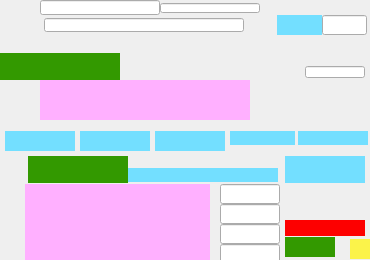
<?xml version="1.0" ?>
<ui version="4.0">
  <class>sscan-R2-11-1-scanAux</class>
  <widget class="QWidget" name="screen">
    <property name="geometry">
      <rect>
        <x>895</x>
        <y>54</y>
        <width>370</width>
        <height>260</height>
      </rect>
    </property>
    <property name="styleSheet">
      <string notr="true">QWidget#screen {
  color: rgb(249, 218, 60);
  background-color: rgb(200, 200, 200);
  }</string>
    </property>
    <property name="windowTitle">
      <string>sscan-R2-11-1-scanAux</string>
    </property>
    <widget class="QWidget" name="rectangle_70">
      <property name="geometry">
        <rect>
          <x>0</x>
          <y>0</y>
          <width>370</width>
          <height>35</height>
        </rect>
      </property>
      <property name="styleSheet">
        <string notr="true">QWidget#rectangle_70 {
  color: rgb(158, 158, 158);
  }</string>
      </property>
      <property name="toolTip">
        <string>TBA widget: rectangle_70</string>
      </property>
    </widget>
    <widget class="QWidget" name="rectangle_71">
      <property name="geometry">
        <rect>
          <x>0</x>
          <y>35</y>
          <width>370</width>
          <height>15</height>
        </rect>
      </property>
      <property name="styleSheet">
        <string notr="true">QWidget#rectangle_71 {
  color: rgb(255, 255, 255);
  }</string>
      </property>
      <property name="toolTip">
        <string>TBA widget: rectangle_71</string>
      </property>
    </widget>
    <widget class="QWidget" name="rectangle_72">
      <property name="geometry">
        <rect>
          <x>0</x>
          <y>0</y>
          <width>370</width>
          <height>35</height>
        </rect>
      </property>
      <property name="styleSheet">
        <string notr="true">QWidget#rectangle_72 {
  color: rgb(60, 180, 32);
  }</string>
      </property>
      <property name="toolTip">
        <string>TBA widget: rectangle_72</string>
      </property>
    </widget>
    <widget class="QWidget" name="rectangle_73">
      <property name="geometry">
        <rect>
          <x>0</x>
          <y>0</y>
          <width>370</width>
          <height>35</height>
        </rect>
      </property>
      <property name="styleSheet">
        <string notr="true">QWidget#rectangle_73 {
  color: rgb(225, 144, 21);
  }</string>
      </property>
      <property name="toolTip">
        <string>TBA widget: rectangle_73</string>
      </property>
    </widget>
    <widget class="PyDMLineEdit" name="text_update_87">
      <property name="geometry">
        <rect>
          <x>322</x>
          <y>15</y>
          <width>45</width>
          <height>20</height>
        </rect>
      </property>
      <property name="styleSheet">
        <string notr="true">PyDMLineEdit#text_update_87 {
  color: rgb(153, 255, 255);
  background-color: rgb(158, 158, 158);
  }</string>
      </property>
      <property name="toolTip">
        <string>PV: ${P}${S}.CPT</string>
      </property>
      <property name="readOnly">
        <bool>true</bool>
      </property>
      <property name="channel" stdset="0">
        <string>ca://${P}${S}.CPT</string>
      </property>
    </widget>
    <widget class="QWidget" name="text_entry_95">
      <property name="geometry">
        <rect>
          <x>277</x>
          <y>15</y>
          <width>45</width>
          <height>20</height>
        </rect>
      </property>
      <property name="styleSheet">
        <string notr="true">QWidget#text_entry_95 {
  color: rgb(0, 0, 0);
  background-color: rgb(115, 223, 255);
  }</string>
      </property>
      <property name="toolTip">
        <string>TBA widget: text_entry_95</string>
      </property>
    </widget>
    <widget class="QWidget" name="text_158">
      <property name="geometry">
        <rect>
          <x>250</x>
          <y>20</y>
          <width>25</width>
          <height>10</height>
        </rect>
      </property>
      <property name="styleSheet">
        <string notr="true">QWidget#text_158 {
  color: rgb(0, 0, 0);
  }</string>
      </property>
      <property name="toolTip">
        <string>TBA widget: text_158</string>
      </property>
    </widget>
    <widget class="QWidget" name="rectangle_74">
      <property name="geometry">
        <rect>
          <x>41</x>
          <y>15</y>
          <width>206</width>
          <height>20</height>
        </rect>
      </property>
      <property name="styleSheet">
        <string notr="true">QWidget#rectangle_74 {
  color: rgb(222, 19, 9);
  }</string>
      </property>
      <property name="toolTip">
        <string>TBA widget: rectangle_74</string>
      </property>
    </widget>
    <widget class="PyDMLineEdit" name="text_update_88">
      <property name="geometry">
        <rect>
          <x>44</x>
          <y>18</y>
          <width>200</width>
          <height>14</height>
        </rect>
      </property>
      <property name="styleSheet">
        <string notr="true">PyDMLineEdit#text_update_88 {
  color: rgb(251, 243, 74);
  background-color: rgb(158, 158, 158);
  }</string>
      </property>
      <property name="toolTip">
        <string>PV: ${P}${S}.SMSG</string>
      </property>
      <property name="readOnly">
        <bool>true</bool>
      </property>
      <property name="channel" stdset="0">
        <string>ca://${P}${S}.SMSG</string>
      </property>
    </widget>
    <widget class="PyDMLineEdit" name="text_update_89">
      <property name="geometry">
        <rect>
          <x>40</x>
          <y>0</y>
          <width>120</width>
          <height>15</height>
        </rect>
      </property>
      <property name="styleSheet">
        <string notr="true">PyDMLineEdit#text_update_89 {
  color: rgb(10, 0, 184);
  background-color: rgb(255, 255, 255);
  }</string>
      </property>
      <property name="toolTip">
        <string>PV: ${P}${S}.NAME</string>
      </property>
      <property name="readOnly">
        <bool>true</bool>
      </property>
      <property name="channel" stdset="0">
        <string>ca://${P}${S}.NAME</string>
      </property>
    </widget>
    <widget class="PyDMLineEdit" name="text_update_90">
      <property name="geometry">
        <rect>
          <x>160</x>
          <y>3</y>
          <width>100</width>
          <height>10</height>
        </rect>
      </property>
      <property name="styleSheet">
        <string notr="true">PyDMLineEdit#text_update_90 {
  color: rgb(251, 243, 74);
  background-color: rgb(158, 158, 158);
  }</string>
      </property>
      <property name="toolTip">
        <string>PV: ${P}${S}.FAZE</string>
      </property>
      <property name="readOnly">
        <bool>true</bool>
      </property>
      <property name="channel" stdset="0">
        <string>ca://${P}${S}.FAZE</string>
      </property>
    </widget>
    <widget class="QWidget" name="polyline_23">
      <property name="geometry">
        <rect>
          <x>0</x>
          <y>50</y>
          <width>379</width>
          <height>2</height>
        </rect>
      </property>
      <property name="styleSheet">
        <string notr="true">QWidget#polyline_23 {
  color: rgb(0, 0, 0);
  }</string>
      </property>
      <property name="toolTip">
        <string>TBA widget: polyline_23</string>
      </property>
    </widget>
    <widget class="QWidget" name="related_display_126">
      <property name="geometry">
        <rect>
          <x>0</x>
          <y>53</y>
          <width>120</width>
          <height>27</height>
        </rect>
      </property>
      <property name="styleSheet">
        <string notr="true">QWidget#related_display_126 {
  color: rgb(255, 255, 255);
  background-color: rgb(51, 153, 0);
  }</string>
      </property>
      <property name="toolTip">
        <string>TBA widget: related_display_126</string>
      </property>
    </widget>
    <widget class="QWidget" name="text_159">
      <property name="geometry">
        <rect>
          <x>120</x>
          <y>64</y>
          <width>80</width>
          <height>15</height>
        </rect>
      </property>
      <property name="styleSheet">
        <string notr="true">QWidget#text_159 {
  color: rgb(0, 0, 0);
  }</string>
      </property>
      <property name="toolTip">
        <string>TBA widget: text_159</string>
      </property>
    </widget>
    <widget class="QWidget" name="text_160">
      <property name="geometry">
        <rect>
          <x>120</x>
          <y>64</y>
          <width>80</width>
          <height>15</height>
        </rect>
      </property>
      <property name="styleSheet">
        <string notr="true">QWidget#text_160 {
  color: rgb(251, 243, 74);
  }</string>
      </property>
      <property name="toolTip">
        <string>TBA widget: text_160</string>
      </property>
    </widget>
    <widget class="QWidget" name="text_161">
      <property name="geometry">
        <rect>
          <x>120</x>
          <y>64</y>
          <width>80</width>
          <height>15</height>
        </rect>
      </property>
      <property name="styleSheet">
        <string notr="true">QWidget#text_161 {
  color: rgb(251, 243, 74);
  }</string>
      </property>
      <property name="toolTip">
        <string>TBA widget: text_161</string>
      </property>
    </widget>
    <widget class="QWidget" name="text_162">
      <property name="geometry">
        <rect>
          <x>120</x>
          <y>64</y>
          <width>80</width>
          <height>15</height>
        </rect>
      </property>
      <property name="styleSheet">
        <string notr="true">QWidget#text_162 {
  color: rgb(251, 243, 74);
  }</string>
      </property>
      <property name="toolTip">
        <string>TBA widget: text_162</string>
      </property>
    </widget>
    <widget class="QWidget" name="text_163">
      <property name="geometry">
        <rect>
          <x>120</x>
          <y>64</y>
          <width>80</width>
          <height>15</height>
        </rect>
      </property>
      <property name="styleSheet">
        <string notr="true">QWidget#text_163 {
  color: rgb(251, 243, 74);
  }</string>
      </property>
      <property name="toolTip">
        <string>TBA widget: text_163</string>
      </property>
    </widget>
    <widget class="QWidget" name="text_164">
      <property name="geometry">
        <rect>
          <x>5</x>
          <y>103</y>
          <width>35</width>
          <height>14</height>
        </rect>
      </property>
      <property name="styleSheet">
        <string notr="true">QWidget#text_164 {
  color: rgb(253, 0, 0);
  }</string>
      </property>
      <property name="toolTip">
        <string>TBA widget: text_164</string>
      </property>
    </widget>
    <widget class="QWidget" name="text_165">
      <property name="geometry">
        <rect>
          <x>5</x>
          <y>103</y>
          <width>35</width>
          <height>14</height>
        </rect>
      </property>
      <property name="styleSheet">
        <string notr="true">QWidget#text_165 {
  color: rgb(0, 0, 0);
  }</string>
      </property>
      <property name="toolTip">
        <string>TBA widget: text_165</string>
      </property>
    </widget>
    <widget class="QWidget" name="text_166">
      <property name="geometry">
        <rect>
          <x>5</x>
          <y>84</y>
          <width>35</width>
          <height>14</height>
        </rect>
      </property>
      <property name="styleSheet">
        <string notr="true">QWidget#text_166 {
  color: rgb(253, 0, 0);
  }</string>
      </property>
      <property name="toolTip">
        <string>TBA widget: text_166</string>
      </property>
    </widget>
    <widget class="QWidget" name="text_167">
      <property name="geometry">
        <rect>
          <x>5</x>
          <y>84</y>
          <width>35</width>
          <height>14</height>
        </rect>
      </property>
      <property name="styleSheet">
        <string notr="true">QWidget#text_167 {
  color: rgb(0, 0, 0);
  }</string>
      </property>
      <property name="toolTip">
        <string>TBA widget: text_167</string>
      </property>
    </widget>
    <widget class="QWidget" name="text_168">
      <property name="geometry">
        <rect>
          <x>250</x>
          <y>100</y>
          <width>10</width>
          <height>20</height>
        </rect>
      </property>
      <property name="styleSheet">
        <string notr="true">QWidget#text_168 {
  color: rgb(222, 19, 9);
  }</string>
      </property>
      <property name="toolTip">
        <string>TBA widget: text_168</string>
      </property>
    </widget>
    <widget class="QWidget" name="text_entry_96">
      <property name="geometry">
        <rect>
          <x>40</x>
          <y>100</y>
          <width>210</width>
          <height>20</height>
        </rect>
      </property>
      <property name="styleSheet">
        <string notr="true">QWidget#text_entry_96 {
  color: rgb(0, 0, 0);
  background-color: rgb(255, 176, 255);
  }</string>
      </property>
      <property name="toolTip">
        <string>TBA widget: text_entry_96</string>
      </property>
    </widget>
    <widget class="QWidget" name="text_entry_97">
      <property name="geometry">
        <rect>
          <x>40</x>
          <y>80</y>
          <width>210</width>
          <height>20</height>
        </rect>
      </property>
      <property name="styleSheet">
        <string notr="true">QWidget#text_entry_97 {
  color: rgb(0, 0, 0);
  background-color: rgb(255, 176, 255);
  }</string>
      </property>
      <property name="toolTip">
        <string>TBA widget: text_entry_97</string>
      </property>
    </widget>
    <widget class="QWidget" name="text_169">
      <property name="geometry">
        <rect>
          <x>250</x>
          <y>80</y>
          <width>10</width>
          <height>20</height>
        </rect>
      </property>
      <property name="styleSheet">
        <string notr="true">QWidget#text_169 {
  color: rgb(253, 0, 0);
  }</string>
      </property>
      <property name="toolTip">
        <string>TBA widget: text_169</string>
      </property>
    </widget>
    <widget class="PyDMLineEdit" name="text_update_91">
      <property name="geometry">
        <rect>
          <x>305</x>
          <y>66</y>
          <width>60</width>
          <height>12</height>
        </rect>
      </property>
      <property name="styleSheet">
        <string notr="true">PyDMLineEdit#text_update_91 {
  color: rgb(42, 99, 228);
  background-color: rgb(200, 200, 200);
  }</string>
      </property>
      <property name="toolTip">
        <string>PV: ${P}${S}.P1EU</string>
      </property>
      <property name="readOnly">
        <bool>true</bool>
      </property>
      <property name="channel" stdset="0">
        <string>ca://${P}${S}.P1EU</string>
      </property>
    </widget>
    <widget class="QWidget" name="text_entry_98">
      <property name="geometry">
        <rect>
          <x>5</x>
          <y>131</y>
          <width>70</width>
          <height>20</height>
        </rect>
      </property>
      <property name="styleSheet">
        <string notr="true">QWidget#text_entry_98 {
  color: rgb(0, 0, 0);
  background-color: rgb(115, 223, 255);
  }</string>
      </property>
      <property name="toolTip">
        <string>TBA widget: text_entry_98</string>
      </property>
    </widget>
    <widget class="QWidget" name="text_170">
      <property name="geometry">
        <rect>
          <x>5</x>
          <y>121</y>
          <width>70</width>
          <height>10</height>
        </rect>
      </property>
      <property name="styleSheet">
        <string notr="true">QWidget#text_170 {
  color: rgb(0, 0, 0);
  }</string>
      </property>
      <property name="toolTip">
        <string>TBA widget: text_170</string>
      </property>
    </widget>
    <widget class="QWidget" name="text_entry_99">
      <property name="geometry">
        <rect>
          <x>155</x>
          <y>131</y>
          <width>70</width>
          <height>20</height>
        </rect>
      </property>
      <property name="styleSheet">
        <string notr="true">QWidget#text_entry_99 {
  color: rgb(0, 0, 0);
  background-color: rgb(115, 223, 255);
  }</string>
      </property>
      <property name="toolTip">
        <string>TBA widget: text_entry_99</string>
      </property>
    </widget>
    <widget class="QWidget" name="text_171">
      <property name="geometry">
        <rect>
          <x>155</x>
          <y>121</y>
          <width>70</width>
          <height>10</height>
        </rect>
      </property>
      <property name="styleSheet">
        <string notr="true">QWidget#text_171 {
  color: rgb(0, 0, 0);
  }</string>
      </property>
      <property name="toolTip">
        <string>TBA widget: text_171</string>
      </property>
    </widget>
    <widget class="QWidget" name="text_entry_100">
      <property name="geometry">
        <rect>
          <x>80</x>
          <y>131</y>
          <width>70</width>
          <height>20</height>
        </rect>
      </property>
      <property name="styleSheet">
        <string notr="true">QWidget#text_entry_100 {
  color: rgb(0, 0, 0);
  background-color: rgb(115, 223, 255);
  }</string>
      </property>
      <property name="toolTip">
        <string>TBA widget: text_entry_100</string>
      </property>
    </widget>
    <widget class="QWidget" name="text_172">
      <property name="geometry">
        <rect>
          <x>80</x>
          <y>121</y>
          <width>70</width>
          <height>10</height>
        </rect>
      </property>
      <property name="styleSheet">
        <string notr="true">QWidget#text_172 {
  color: rgb(0, 0, 0);
  }</string>
      </property>
      <property name="toolTip">
        <string>TBA widget: text_172</string>
      </property>
    </widget>
    <widget class="QWidget" name="text_173">
      <property name="geometry">
        <rect>
          <x>270</x>
          <y>66</y>
          <width>35</width>
          <height>10</height>
        </rect>
      </property>
      <property name="styleSheet">
        <string notr="true">QWidget#text_173 {
  color: rgb(0, 0, 0);
  }</string>
      </property>
      <property name="toolTip">
        <string>TBA widget: text_173</string>
      </property>
    </widget>
    <widget class="QWidget" name="menu_5">
      <property name="geometry">
        <rect>
          <x>230</x>
          <y>131</y>
          <width>65</width>
          <height>14</height>
        </rect>
      </property>
      <property name="styleSheet">
        <string notr="true">QWidget#menu_5 {
  color: rgb(0, 0, 0);
  background-color: rgb(115, 223, 255);
  }</string>
      </property>
      <property name="toolTip">
        <string>TBA widget: menu_5</string>
      </property>
    </widget>
    <widget class="QWidget" name="text_174">
      <property name="geometry">
        <rect>
          <x>230</x>
          <y>121</y>
          <width>65</width>
          <height>10</height>
        </rect>
      </property>
      <property name="styleSheet">
        <string notr="true">QWidget#text_174 {
  color: rgb(0, 0, 0);
  }</string>
      </property>
      <property name="toolTip">
        <string>TBA widget: text_174</string>
      </property>
    </widget>
    <widget class="QWidget" name="text_175">
      <property name="geometry">
        <rect>
          <x>298</x>
          <y>121</y>
          <width>70</width>
          <height>10</height>
        </rect>
      </property>
      <property name="styleSheet">
        <string notr="true">QWidget#text_175 {
  color: rgb(0, 0, 0);
  }</string>
      </property>
      <property name="toolTip">
        <string>TBA widget: text_175</string>
      </property>
    </widget>
    <widget class="QWidget" name="menu_6">
      <property name="geometry">
        <rect>
          <x>298</x>
          <y>131</y>
          <width>70</width>
          <height>14</height>
        </rect>
      </property>
      <property name="styleSheet">
        <string notr="true">QWidget#menu_6 {
  color: rgb(0, 0, 0);
  background-color: rgb(115, 223, 255);
  }</string>
      </property>
      <property name="toolTip">
        <string>TBA widget: menu_6</string>
      </property>
    </widget>
    <widget class="QWidget" name="polyline_24">
      <property name="geometry">
        <rect>
          <x>-1</x>
          <y>153</y>
          <width>378</width>
          <height>2</height>
        </rect>
      </property>
      <property name="styleSheet">
        <string notr="true">QWidget#polyline_24 {
  color: rgb(0, 0, 0);
  }</string>
      </property>
      <property name="toolTip">
        <string>TBA widget: polyline_24</string>
      </property>
    </widget>
    <widget class="QWidget" name="rectangle_75">
      <property name="geometry">
        <rect>
          <x>282</x>
          <y>156</y>
          <width>88</width>
          <height>82</height>
        </rect>
      </property>
      <property name="styleSheet">
        <string notr="true">QWidget#rectangle_75 {
  color: rgb(0, 216, 0);
  }</string>
      </property>
      <property name="toolTip">
        <string>TBA widget: rectangle_75</string>
      </property>
    </widget>
    <widget class="QWidget" name="message_button_57">
      <property name="geometry">
        <rect>
          <x>285</x>
          <y>156</y>
          <width>80</width>
          <height>27</height>
        </rect>
      </property>
      <property name="styleSheet">
        <string notr="true">QWidget#message_button_57 {
  color: rgb(0, 0, 0);
  background-color: rgb(115, 223, 255);
  }</string>
      </property>
      <property name="toolTip">
        <string>TBA widget: message_button_57</string>
      </property>
    </widget>
    <widget class="QWidget" name="polyline_25">
      <property name="geometry">
        <rect>
          <x>280</x>
          <y>154</y>
          <width>2</width>
          <height>106</height>
        </rect>
      </property>
      <property name="styleSheet">
        <string notr="true">QWidget#polyline_25 {
  color: rgb(0, 0, 0);
  }</string>
      </property>
      <property name="toolTip">
        <string>TBA widget: polyline_25</string>
      </property>
    </widget>
    <widget class="QWidget" name="shell_command">
      <property name="geometry">
        <rect>
          <x>350</x>
          <y>239</y>
          <width>20</width>
          <height>20</height>
        </rect>
      </property>
      <property name="styleSheet">
        <string notr="true">QWidget#shell_command {
  color: rgb(0, 0, 0);
  background-color: rgb(251, 243, 74);
  }</string>
      </property>
      <property name="toolTip">
        <string>TBA widget: shell_command</string>
      </property>
    </widget>
    <widget class="QWidget" name="text_176">
      <property name="geometry">
        <rect>
          <x>0</x>
          <y>174</y>
          <width>25</width>
          <height>10</height>
        </rect>
      </property>
      <property name="styleSheet">
        <string notr="true">QWidget#text_176 {
  color: rgb(0, 0, 0);
  }</string>
      </property>
      <property name="toolTip">
        <string>TBA widget: text_176</string>
      </property>
    </widget>
    <widget class="QWidget" name="related_display_127">
      <property name="geometry">
        <rect>
          <x>28</x>
          <y>156</y>
          <width>100</width>
          <height>27</height>
        </rect>
      </property>
      <property name="styleSheet">
        <string notr="true">QWidget#related_display_127 {
  color: rgb(255, 255, 255);
  background-color: rgb(51, 153, 0);
  }</string>
      </property>
      <property name="toolTip">
        <string>TBA widget: related_display_127</string>
      </property>
    </widget>
    <widget class="QWidget" name="menu_7">
      <property name="geometry">
        <rect>
          <x>198</x>
          <y>168</y>
          <width>80</width>
          <height>14</height>
        </rect>
      </property>
      <property name="styleSheet">
        <string notr="true">QWidget#menu_7 {
  color: rgb(0, 0, 0);
  background-color: rgb(115, 223, 255);
  }</string>
      </property>
      <property name="toolTip">
        <string>TBA widget: menu_7</string>
      </property>
    </widget>
    <widget class="QWidget" name="text_177">
      <property name="geometry">
        <rect>
          <x>198</x>
          <y>156</y>
          <width>80</width>
          <height>10</height>
        </rect>
      </property>
      <property name="styleSheet">
        <string notr="true">QWidget#text_177 {
  color: rgb(0, 0, 0);
  }</string>
      </property>
      <property name="toolTip">
        <string>TBA widget: text_177</string>
      </property>
    </widget>
    <widget class="QWidget" name="menu_8">
      <property name="geometry">
        <rect>
          <x>128</x>
          <y>168</y>
          <width>70</width>
          <height>14</height>
        </rect>
      </property>
      <property name="styleSheet">
        <string notr="true">QWidget#menu_8 {
  color: rgb(0, 0, 0);
  background-color: rgb(115, 223, 255);
  }</string>
      </property>
      <property name="toolTip">
        <string>TBA widget: menu_8</string>
      </property>
    </widget>
    <widget class="QWidget" name="text_178">
      <property name="geometry">
        <rect>
          <x>128</x>
          <y>156</y>
          <width>70</width>
          <height>10</height>
        </rect>
      </property>
      <property name="styleSheet">
        <string notr="true">QWidget#text_178 {
  color: rgb(0, 0, 0);
  }</string>
      </property>
      <property name="toolTip">
        <string>TBA widget: text_178</string>
      </property>
    </widget>
    <widget class="PyDMLineEdit" name="text_update_92">
      <property name="geometry">
        <rect>
          <x>220</x>
          <y>184</y>
          <width>60</width>
          <height>20</height>
        </rect>
      </property>
      <property name="styleSheet">
        <string notr="true">PyDMLineEdit#text_update_92 {
  color: rgb(42, 99, 228);
  background-color: rgb(200, 200, 200);
  }</string>
      </property>
      <property name="toolTip">
        <string>PV: ${P}${S}.D01CV</string>
      </property>
      <property name="readOnly">
        <bool>true</bool>
      </property>
      <property name="channel" stdset="0">
        <string>ca://${P}${S}.D01CV</string>
      </property>
    </widget>
    <widget class="QWidget" name="text_179">
      <property name="geometry">
        <rect>
          <x>210</x>
          <y>187</y>
          <width>10</width>
          <height>14</height>
        </rect>
      </property>
      <property name="styleSheet">
        <string notr="true">QWidget#text_179 {
  color: rgb(222, 19, 9);
  }</string>
      </property>
      <property name="toolTip">
        <string>TBA widget: text_179</string>
      </property>
    </widget>
    <widget class="PyDMLineEdit" name="text_update_93">
      <property name="geometry">
        <rect>
          <x>220</x>
          <y>204</y>
          <width>60</width>
          <height>20</height>
        </rect>
      </property>
      <property name="styleSheet">
        <string notr="true">PyDMLineEdit#text_update_93 {
  color: rgb(42, 99, 228);
  background-color: rgb(200, 200, 200);
  }</string>
      </property>
      <property name="toolTip">
        <string>PV: ${P}${S}.D02CV</string>
      </property>
      <property name="readOnly">
        <bool>true</bool>
      </property>
      <property name="channel" stdset="0">
        <string>ca://${P}${S}.D02CV</string>
      </property>
    </widget>
    <widget class="QWidget" name="text_180">
      <property name="geometry">
        <rect>
          <x>210</x>
          <y>207</y>
          <width>10</width>
          <height>14</height>
        </rect>
      </property>
      <property name="styleSheet">
        <string notr="true">QWidget#text_180 {
  color: rgb(222, 19, 9);
  }</string>
      </property>
      <property name="toolTip">
        <string>TBA widget: text_180</string>
      </property>
    </widget>
    <widget class="PyDMLineEdit" name="text_update_94">
      <property name="geometry">
        <rect>
          <x>220</x>
          <y>244</y>
          <width>60</width>
          <height>20</height>
        </rect>
      </property>
      <property name="styleSheet">
        <string notr="true">PyDMLineEdit#text_update_94 {
  color: rgb(42, 99, 228);
  background-color: rgb(200, 200, 200);
  }</string>
      </property>
      <property name="toolTip">
        <string>PV: ${P}${S}.D04CV</string>
      </property>
      <property name="readOnly">
        <bool>true</bool>
      </property>
      <property name="channel" stdset="0">
        <string>ca://${P}${S}.D04CV</string>
      </property>
    </widget>
    <widget class="QWidget" name="text_181">
      <property name="geometry">
        <rect>
          <x>210</x>
          <y>247</y>
          <width>10</width>
          <height>14</height>
        </rect>
      </property>
      <property name="styleSheet">
        <string notr="true">QWidget#text_181 {
  color: rgb(222, 19, 9);
  }</string>
      </property>
      <property name="toolTip">
        <string>TBA widget: text_181</string>
      </property>
    </widget>
    <widget class="PyDMLineEdit" name="text_update_95">
      <property name="geometry">
        <rect>
          <x>220</x>
          <y>224</y>
          <width>60</width>
          <height>20</height>
        </rect>
      </property>
      <property name="styleSheet">
        <string notr="true">PyDMLineEdit#text_update_95 {
  color: rgb(42, 99, 228);
  background-color: rgb(200, 200, 200);
  }</string>
      </property>
      <property name="toolTip">
        <string>PV: ${P}${S}.D03CV</string>
      </property>
      <property name="readOnly">
        <bool>true</bool>
      </property>
      <property name="channel" stdset="0">
        <string>ca://${P}${S}.D03CV</string>
      </property>
    </widget>
    <widget class="QWidget" name="text_182">
      <property name="geometry">
        <rect>
          <x>210</x>
          <y>227</y>
          <width>10</width>
          <height>14</height>
        </rect>
      </property>
      <property name="styleSheet">
        <string notr="true">QWidget#text_182 {
  color: rgb(222, 19, 9);
  }</string>
      </property>
      <property name="toolTip">
        <string>TBA widget: text_182</string>
      </property>
    </widget>
    <widget class="QWidget" name="text_entry_101">
      <property name="geometry">
        <rect>
          <x>25</x>
          <y>184</y>
          <width>185</width>
          <height>20</height>
        </rect>
      </property>
      <property name="styleSheet">
        <string notr="true">QWidget#text_entry_101 {
  color: rgb(0, 0, 0);
  background-color: rgb(255, 176, 255);
  }</string>
      </property>
      <property name="toolTip">
        <string>TBA widget: text_entry_101</string>
      </property>
    </widget>
    <widget class="QWidget" name="text_entry_102">
      <property name="geometry">
        <rect>
          <x>25</x>
          <y>204</y>
          <width>185</width>
          <height>20</height>
        </rect>
      </property>
      <property name="styleSheet">
        <string notr="true">QWidget#text_entry_102 {
  color: rgb(0, 0, 0);
  background-color: rgb(255, 176, 255);
  }</string>
      </property>
      <property name="toolTip">
        <string>TBA widget: text_entry_102</string>
      </property>
    </widget>
    <widget class="QWidget" name="text_entry_103">
      <property name="geometry">
        <rect>
          <x>25</x>
          <y>244</y>
          <width>185</width>
          <height>20</height>
        </rect>
      </property>
      <property name="styleSheet">
        <string notr="true">QWidget#text_entry_103 {
  color: rgb(0, 0, 0);
  background-color: rgb(255, 176, 255);
  }</string>
      </property>
      <property name="toolTip">
        <string>TBA widget: text_entry_103</string>
      </property>
    </widget>
    <widget class="QWidget" name="text_entry_104">
      <property name="geometry">
        <rect>
          <x>25</x>
          <y>224</y>
          <width>185</width>
          <height>20</height>
        </rect>
      </property>
      <property name="styleSheet">
        <string notr="true">QWidget#text_entry_104 {
  color: rgb(0, 0, 0);
  background-color: rgb(255, 176, 255);
  }</string>
      </property>
      <property name="toolTip">
        <string>TBA widget: text_entry_104</string>
      </property>
    </widget>
    <widget class="QWidget" name="composite_31">
      <property name="geometry">
        <rect>
          <x>0</x>
          <y>184</y>
          <width>25</width>
          <height>80</height>
        </rect>
      </property>
      <property name="toolTip">
        <string>TBA widget: composite_31</string>
      </property>
    </widget>
    <widget class="QWidget" name="message_button_58">
      <property name="geometry">
        <rect>
          <x>285</x>
          <y>220</y>
          <width>80</width>
          <height>16</height>
        </rect>
      </property>
      <property name="styleSheet">
        <string notr="true">QWidget#message_button_58 {
  color: rgb(251, 243, 74);
  background-color: rgb(253, 0, 0);
  }</string>
      </property>
      <property name="toolTip">
        <string>TBA widget: message_button_58</string>
      </property>
    </widget>
    <widget class="QWidget" name="related_display_128">
      <property name="geometry">
        <rect>
          <x>285</x>
          <y>237</y>
          <width>50</width>
          <height>20</height>
        </rect>
      </property>
      <property name="styleSheet">
        <string notr="true">QWidget#related_display_128 {
  color: rgb(255, 255, 255);
  background-color: rgb(51, 153, 0);
  }</string>
      </property>
      <property name="toolTip">
        <string>TBA widget: related_display_128</string>
      </property>
    </widget>
    <widget class="QWidget" name="composite_32">
      <property name="geometry">
        <rect>
          <x>280</x>
          <y>80</y>
          <width>80</width>
          <height>40</height>
        </rect>
      </property>
      <property name="toolTip">
        <string>TBA widget: composite_32</string>
      </property>
    </widget>
    <widget class="QWidget" name="text_183">
      <property name="geometry">
        <rect>
          <x>260</x>
          <y>100</y>
          <width>10</width>
          <height>20</height>
        </rect>
      </property>
      <property name="styleSheet">
        <string notr="true">QWidget#text_183 {
  color: rgb(222, 19, 9);
  }</string>
      </property>
      <property name="toolTip">
        <string>TBA widget: text_183</string>
      </property>
    </widget>
  </widget>
  <customwidgets>
    <customwidget>
      <class>PyDMLineEdit</class>
      <extends>QLineEdit</extends>
      <header>pydm.widgets.line_edit</header>
    </customwidget>
    <customwidget>
      <class>PyDMLabel</class>
      <extends>QLabel</extends>
      <header>pydm.widgets.label</header>
    </customwidget>
    <customwidget>
      <class>PyDMEmbeddedDisplay</class>
      <extends>QFrame</extends>
      <header>pydm.widgets.embedded_display</header>
    </customwidget>
    <customwidget>
      <class>PyDMRelatedDisplayButton</class>
      <extends>QPushButton</extends>
      <header>pydm.widgets.related_display_button</header>
    </customwidget>
  </customwidgets>
</ui>
